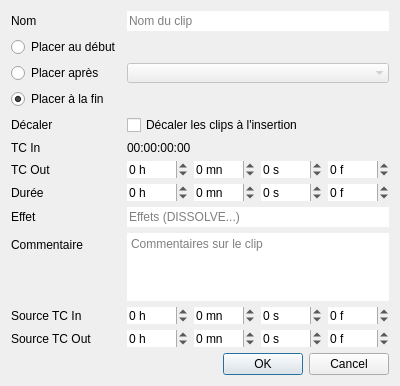
<?xml version="1.0" encoding="UTF-8"?>
<ui version="4.0">
 <class>AddClip</class>
 <widget class="QDialog" name="AddClip">
  <property name="geometry">
   <rect>
    <x>0</x>
    <y>0</y>
    <width>400</width>
    <height>361</height>
   </rect>
  </property>
  <property name="windowTitle">
   <string>Edition de clip</string>
  </property>
  <property name="windowIcon">
   <iconset resource="ressources.qrc">
    <normaloff>:/icons/clap.png</normaloff>:/icons/clap.png</iconset>
  </property>
  <layout class="QVBoxLayout" name="verticalLayout">
   <item>
    <layout class="QFormLayout" name="formLayout">
     <item row="1" column="0">
      <widget class="QRadioButton" name="startButton">
       <property name="text">
        <string>Placer au début</string>
       </property>
      </widget>
     </item>
     <item row="2" column="0">
      <widget class="QRadioButton" name="afterButton">
       <property name="text">
        <string>Placer après</string>
       </property>
      </widget>
     </item>
     <item row="2" column="1">
      <widget class="QComboBox" name="listeBox">
       <property name="enabled">
        <bool>false</bool>
       </property>
       <property name="frame">
        <bool>false</bool>
       </property>
      </widget>
     </item>
     <item row="6" column="0">
      <widget class="QLabel" name="label_2">
       <property name="text">
        <string>TC Out</string>
       </property>
      </widget>
     </item>
     <item row="7" column="0">
      <widget class="QLabel" name="label_3">
       <property name="text">
        <string>Durée</string>
       </property>
      </widget>
     </item>
     <item row="8" column="0">
      <widget class="QLabel" name="label_4">
       <property name="text">
        <string>Effet</string>
       </property>
      </widget>
     </item>
     <item row="9" column="0">
      <widget class="QLabel" name="label_5">
       <property name="text">
        <string>Commentaire</string>
       </property>
      </widget>
     </item>
     <item row="10" column="0">
      <widget class="QLabel" name="label_6">
       <property name="text">
        <string>Source TC In</string>
       </property>
      </widget>
     </item>
     <item row="11" column="0">
      <widget class="QLabel" name="label_7">
       <property name="text">
        <string>Source TC Out</string>
       </property>
      </widget>
     </item>
     <item row="6" column="1">
      <layout class="QHBoxLayout" name="horizontalLayout">
       <item>
        <widget class="QSpinBox" name="hours">
         <property name="statusTip">
          <string>Permet de décaler tous les timecodes. Utilisez une valeur positive ou négative.</string>
         </property>
         <property name="frame">
          <bool>false</bool>
         </property>
         <property name="suffix">
          <string> h</string>
         </property>
         <property name="minimum">
          <number>-99</number>
         </property>
         <property name="value">
          <number>0</number>
         </property>
        </widget>
       </item>
       <item>
        <widget class="QSpinBox" name="minutes">
         <property name="statusTip">
          <string>Permet de décaler tous les timecodes. Utilisez une valeur positive ou négative.</string>
         </property>
         <property name="frame">
          <bool>false</bool>
         </property>
         <property name="suffix">
          <string> mn</string>
         </property>
         <property name="minimum">
          <number>-99</number>
         </property>
        </widget>
       </item>
       <item>
        <widget class="QSpinBox" name="seconds">
         <property name="statusTip">
          <string>Permet de décaler tous les timecodes. Utilisez une valeur positive ou négative.</string>
         </property>
         <property name="frame">
          <bool>false</bool>
         </property>
         <property name="suffix">
          <string> s</string>
         </property>
         <property name="minimum">
          <number>-99</number>
         </property>
        </widget>
       </item>
       <item>
        <widget class="QSpinBox" name="frames">
         <property name="statusTip">
          <string>Permet de décaler tous les timecodes. Utilisez une valeur positive ou négative.</string>
         </property>
         <property name="frame">
          <bool>false</bool>
         </property>
         <property name="suffix">
          <string> f</string>
         </property>
         <property name="minimum">
          <number>-99</number>
         </property>
        </widget>
       </item>
      </layout>
     </item>
     <item row="7" column="1">
      <layout class="QHBoxLayout" name="horizontalLayout_2">
       <item>
        <widget class="QSpinBox" name="hours_2">
         <property name="statusTip">
          <string>Permet de décaler tous les timecodes. Utilisez une valeur positive ou négative.</string>
         </property>
         <property name="frame">
          <bool>false</bool>
         </property>
         <property name="suffix">
          <string> h</string>
         </property>
         <property name="minimum">
          <number>-99</number>
         </property>
         <property name="value">
          <number>0</number>
         </property>
        </widget>
       </item>
       <item>
        <widget class="QSpinBox" name="minutes_2">
         <property name="statusTip">
          <string>Permet de décaler tous les timecodes. Utilisez une valeur positive ou négative.</string>
         </property>
         <property name="frame">
          <bool>false</bool>
         </property>
         <property name="suffix">
          <string> mn</string>
         </property>
         <property name="minimum">
          <number>-99</number>
         </property>
        </widget>
       </item>
       <item>
        <widget class="QSpinBox" name="seconds_2">
         <property name="statusTip">
          <string>Permet de décaler tous les timecodes. Utilisez une valeur positive ou négative.</string>
         </property>
         <property name="frame">
          <bool>false</bool>
         </property>
         <property name="suffix">
          <string> s</string>
         </property>
         <property name="minimum">
          <number>-99</number>
         </property>
        </widget>
       </item>
       <item>
        <widget class="QSpinBox" name="frames_2">
         <property name="statusTip">
          <string>Permet de décaler tous les timecodes. Utilisez une valeur positive ou négative.</string>
         </property>
         <property name="frame">
          <bool>false</bool>
         </property>
         <property name="suffix">
          <string> f</string>
         </property>
         <property name="minimum">
          <number>-99</number>
         </property>
        </widget>
       </item>
      </layout>
     </item>
     <item row="10" column="1">
      <layout class="QHBoxLayout" name="horizontalLayout_3">
       <item>
        <widget class="QSpinBox" name="hours_3">
         <property name="statusTip">
          <string>Permet de décaler tous les timecodes. Utilisez une valeur positive ou négative.</string>
         </property>
         <property name="frame">
          <bool>false</bool>
         </property>
         <property name="suffix">
          <string> h</string>
         </property>
         <property name="minimum">
          <number>-99</number>
         </property>
         <property name="value">
          <number>0</number>
         </property>
        </widget>
       </item>
       <item>
        <widget class="QSpinBox" name="minutes_3">
         <property name="statusTip">
          <string>Permet de décaler tous les timecodes. Utilisez une valeur positive ou négative.</string>
         </property>
         <property name="frame">
          <bool>false</bool>
         </property>
         <property name="suffix">
          <string> mn</string>
         </property>
         <property name="minimum">
          <number>-99</number>
         </property>
        </widget>
       </item>
       <item>
        <widget class="QSpinBox" name="seconds_3">
         <property name="statusTip">
          <string>Permet de décaler tous les timecodes. Utilisez une valeur positive ou négative.</string>
         </property>
         <property name="frame">
          <bool>false</bool>
         </property>
         <property name="suffix">
          <string> s</string>
         </property>
         <property name="minimum">
          <number>-99</number>
         </property>
        </widget>
       </item>
       <item>
        <widget class="QSpinBox" name="frames_3">
         <property name="statusTip">
          <string>Permet de décaler tous les timecodes. Utilisez une valeur positive ou négative.</string>
         </property>
         <property name="frame">
          <bool>false</bool>
         </property>
         <property name="suffix">
          <string> f</string>
         </property>
         <property name="minimum">
          <number>-99</number>
         </property>
        </widget>
       </item>
      </layout>
     </item>
     <item row="11" column="1">
      <layout class="QHBoxLayout" name="horizontalLayout_4">
       <item>
        <widget class="QSpinBox" name="hours_4">
         <property name="statusTip">
          <string>Permet de décaler tous les timecodes. Utilisez une valeur positive ou négative.</string>
         </property>
         <property name="frame">
          <bool>false</bool>
         </property>
         <property name="suffix">
          <string> h</string>
         </property>
         <property name="minimum">
          <number>-99</number>
         </property>
         <property name="value">
          <number>0</number>
         </property>
        </widget>
       </item>
       <item>
        <widget class="QSpinBox" name="minutes_4">
         <property name="statusTip">
          <string>Permet de décaler tous les timecodes. Utilisez une valeur positive ou négative.</string>
         </property>
         <property name="frame">
          <bool>false</bool>
         </property>
         <property name="suffix">
          <string> mn</string>
         </property>
         <property name="minimum">
          <number>-99</number>
         </property>
        </widget>
       </item>
       <item>
        <widget class="QSpinBox" name="seconds_4">
         <property name="statusTip">
          <string>Permet de décaler tous les timecodes. Utilisez une valeur positive ou négative.</string>
         </property>
         <property name="frame">
          <bool>false</bool>
         </property>
         <property name="suffix">
          <string> s</string>
         </property>
         <property name="minimum">
          <number>-99</number>
         </property>
        </widget>
       </item>
       <item>
        <widget class="QSpinBox" name="frames_4">
         <property name="statusTip">
          <string>Permet de décaler tous les timecodes. Utilisez une valeur positive ou négative.</string>
         </property>
         <property name="frame">
          <bool>false</bool>
         </property>
         <property name="suffix">
          <string> f</string>
         </property>
         <property name="minimum">
          <number>-99</number>
         </property>
        </widget>
       </item>
      </layout>
     </item>
     <item row="8" column="1">
      <widget class="QLineEdit" name="effectText">
       <property name="frame">
        <bool>false</bool>
       </property>
       <property name="placeholderText">
        <string>Effets (DISSOLVE...)</string>
       </property>
      </widget>
     </item>
     <item row="0" column="0">
      <widget class="QLabel" name="label_9">
       <property name="text">
        <string>Nom</string>
       </property>
      </widget>
     </item>
     <item row="0" column="1">
      <widget class="QLineEdit" name="nomText">
       <property name="frame">
        <bool>false</bool>
       </property>
       <property name="placeholderText">
        <string>Nom du clip</string>
       </property>
      </widget>
     </item>
     <item row="3" column="0">
      <widget class="QRadioButton" name="endButton">
       <property name="text">
        <string>Placer à la fin</string>
       </property>
       <property name="checked">
        <bool>true</bool>
       </property>
      </widget>
     </item>
     <item row="4" column="0">
      <widget class="QLabel" name="label">
       <property name="text">
        <string>Décaler</string>
       </property>
      </widget>
     </item>
     <item row="4" column="1">
      <widget class="QCheckBox" name="insertBox">
       <property name="text">
        <string>Décaler les clips à l'insertion</string>
       </property>
      </widget>
     </item>
     <item row="5" column="0">
      <widget class="QLabel" name="label_8">
       <property name="text">
        <string>TC In</string>
       </property>
      </widget>
     </item>
     <item row="5" column="1">
      <widget class="QLabel" name="tcinText">
       <property name="text">
        <string>00:00:00:00</string>
       </property>
      </widget>
     </item>
     <item row="9" column="1">
      <widget class="QPlainTextEdit" name="comText">
       <property name="frameShape">
        <enum>QFrame::NoFrame</enum>
       </property>
       <property name="placeholderText">
        <string>Commentaires sur le clip</string>
       </property>
      </widget>
     </item>
    </layout>
   </item>
   <item>
    <widget class="QDialogButtonBox" name="buttonBox">
     <property name="orientation">
      <enum>Qt::Horizontal</enum>
     </property>
     <property name="standardButtons">
      <set>QDialogButtonBox::Cancel|QDialogButtonBox::Ok</set>
     </property>
    </widget>
   </item>
  </layout>
 </widget>
 <resources>
  <include location="ressources.qrc"/>
 </resources>
 <connections>
  <connection>
   <sender>buttonBox</sender>
   <signal>accepted()</signal>
   <receiver>AddClip</receiver>
   <slot>accept()</slot>
   <hints>
    <hint type="sourcelabel">
     <x>248</x>
     <y>254</y>
    </hint>
    <hint type="destinationlabel">
     <x>157</x>
     <y>274</y>
    </hint>
   </hints>
  </connection>
  <connection>
   <sender>buttonBox</sender>
   <signal>rejected()</signal>
   <receiver>AddClip</receiver>
   <slot>reject()</slot>
   <hints>
    <hint type="sourcelabel">
     <x>316</x>
     <y>260</y>
    </hint>
    <hint type="destinationlabel">
     <x>286</x>
     <y>274</y>
    </hint>
   </hints>
  </connection>
 </connections>
</ui>
